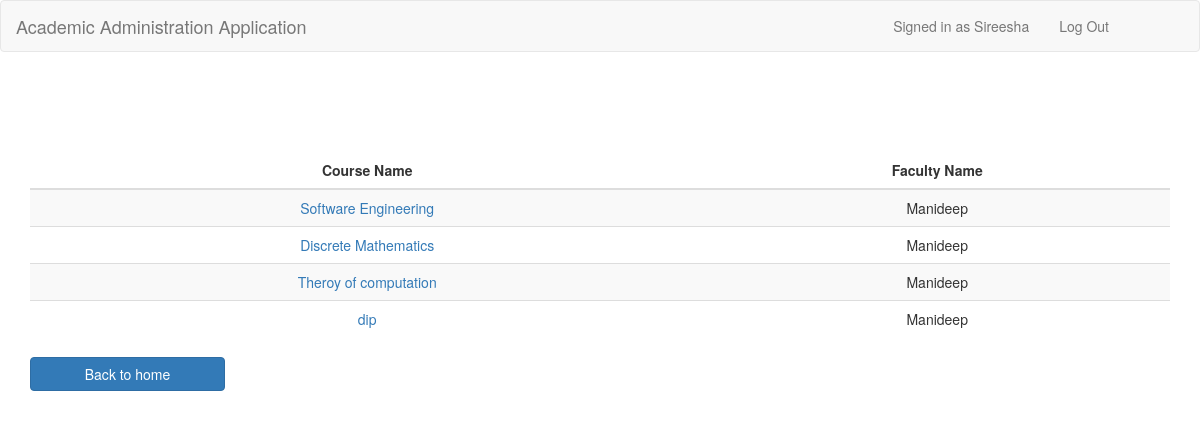
The app's page /display_attendance1.php (signed in) with its own data.
### tables this page shows
CREATE TABLE IF NOT EXISTS `courses` (
  `fid` int(11) NOT NULL,
  `cid` int(11) NOT NULL AUTO_INCREMENT,
  `climit` int(100) DEFAULT NULL,
  `cname` varchar(100) NOT NULL,
  `cpreq` varchar(100) DEFAULT NULL,
  `descp` text NOT NULL,
  PRIMARY KEY (`cid`),
  KEY `fid` (`fid`)
);

CREATE TABLE IF NOT EXISTS `faculty` (
  `fid` int(11) NOT NULL AUTO_INCREMENT,
  `name` varchar(100) NOT NULL,
  `password` varchar(100) NOT NULL,
  `faculty_id` varchar(100) NOT NULL,
  `email_id` varchar(100) NOT NULL,
  `phone_no` int(22) NOT NULL,
  PRIMARY KEY (`fid`),
  UNIQUE KEY `faculty_id` (`faculty_id`,`email_id`)
);

### display_attendance1.php (the view, shortened to what this page needs)
<!DOCTYPE html>
<html>
<head>
    <link rel="stylesheet" href="css/bootstrap.min.css" type="text/css" />
</head>
<body>
<nav class="navbar navbar-default" role="navigation">
    <div class="container-fluid">
        <div class="navbar-header">
            <a class="navbar-brand" href="index.php">Academic Administration Application</a>
        </div>
        <div class="collapse navbar-collapse" id="navbar1">
            <ul class="nav navbar-nav navbar-right">
                <?php if (isset($_SESSION['usr_id'])) { ?>
                <li><p class="navbar-text">Signed in as <?php echo $_SESSION['usr_name']; ?></p></li>
                <li><a href="logout.php">Log Out</a></li>
                <li><a href="login.php"></a></li>
                <li><a href="register.php"></a></li>
                <?php } ?>
            </ul>
        </div>
    </div>
</nav>
<?php
if (isset($_SESSION['usr_id']))
{
  $id=$_SESSION['usr_id'];
}
include_once 'dbconnect.php';
$sql = "select courses.cid,courses.cname,faculty.name from courses,faculty where faculty.fid = courses.fid and faculty.fid=$id;";
$result = $con->query($sql);
if ($result->num_rows > 0) {
    echo "<div class='container'><table class='table table-striped '>
    <thead>
      <tr>
        <th><center>Course Name</center></th>
        <th><center>Faculty Name</center></th>
        </tr>
    </thead>
    <tbody>";
    while($row = $result->fetch_assoc()) {
        echo "<tr><td><center><a href=display_attendance3.php?cid=$row[cid]>"."$row[cname]"."</center></td><td><center>"."$row[name]"."</center></td> </tr>";
        echo "<br>";
    }
} else {
  $t = 1;
    echo "Sorry 0 results <br> ";
}
?>
</div>
<div class="form-group">
        <a href="facpage.php"><input type="back" value="Back to home" class="btn btn-primary" /></a>
</div>
</body>
</html>

### records on screen
courses: cname "Software Engineering", fid.name "Manideep"
courses: cname "Discrete Mathematics", fid.name "Manideep"
courses: cname "Theroy of computation", fid.name "Manideep"
courses: cname "dip", fid.name "Manideep"

### other values on screen
$_SESSION['usr_name'] "Sireesha"
